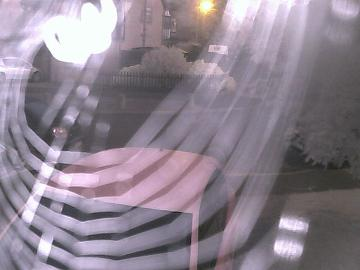
%> input picture examples/spiderweb2.jpg, 360 x 270 px
$ octave --eval "result = im_segmentation(imread('../examples/spiderweb2.jpg'));"   (GNU Octave 9; MATLAB toolbox functions it lacks are replaced by stand-ins)
%> lines starting %> are read from the running program, lines starting %| are printed output that depends on the picture; in (x1, y1, x2, y2) boxes, pixels count from 0 and x2, y2 are one past the last pixel; in counts of white or black regions, pixels touching at a corner belong together; the program's own positions count from 1
### matlab/moment_calculation.m
% [4 lines of commented-out code are left out]

function [moment1, moment2] = moment_calculation(im, im_bw)
L = bwlabel(im_bw, 8);

nums = max(max(L));

moment1 = zeros(size(im));
moment2 = zeros(size(im));
for i = [1:nums]
    cur_regions = (L ==i);
    eta = SI_Moment(im, cur_regions);
    inv_moments = Hu_Moments(eta);
    moment1 = cur_regions*inv_moments(1) + moment1;
    moment2 = cur_regions*inv_moments(2) + moment2;
%     figure,imshow(cur_regions)
end
% figure,imshow(moment1, []);
% figure,imshow(moment2, []);

end

% figure,imshow(moment1, []);
% figure,imshow(moment2, []);

### matlab/im_segmentation.m
function  im_result = im_segmentation(im)
%Input: im - the segmented image
%Output: im_result: the sementation result of im
%%
load svm_model.mat
im_o = im2double(im(:,:,1));
se = strel('disk',15);
background = imopen(im_o, se);
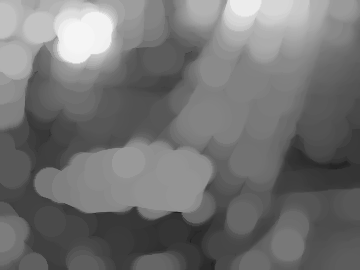
%> background: size 270x360 double; min 0.122, max 0.961, mean 0.446
im_eq = im_o - background;

% figure, imshow(im_eq, []);

se = strel('disk', 5);
im = imopen(im_eq, se);
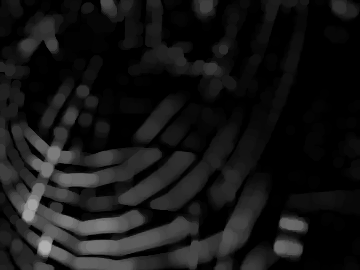
%> im: size 270x360 double; min 0, max 0.686, mean 0.0856
im_contrast = imadjust(im);
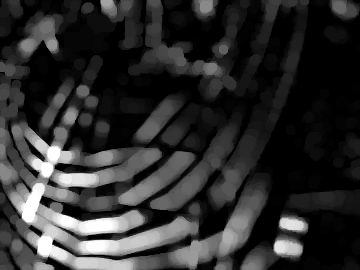
%> im_contrast: size 270x360 double; min 0, max 1, mean 0.185

im_adaptive = adapthisteq(im_contrast);
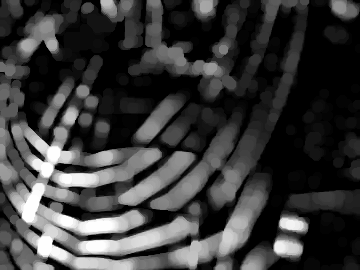
%> im_adaptive: size 270x360 double; min 0, max 1, mean 0.231

% figure, imshow(im_adaptive, []);
level = multithresh(im_adaptive);
%> level = 0.341
im_bw = im2bw(im_adaptive,level);
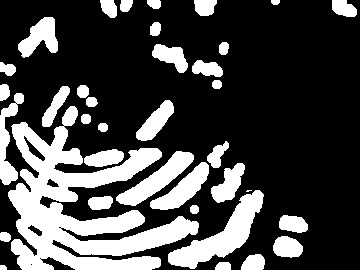
%> im_bw: size 270x360 logical; 28% white; 37 white regions (1 under 20 px), largest, box (x1, y1, x2, y2) and area: (8, 106, 199, 270) 12636, (168, 190, 264, 269) 2527, (116, 151, 194, 206) 1449
[moment1, moment2] = moment_calculation(im_eq, im_bw);
%> in moment_calculation, `L = bwlabel(im_bw, 8);`:
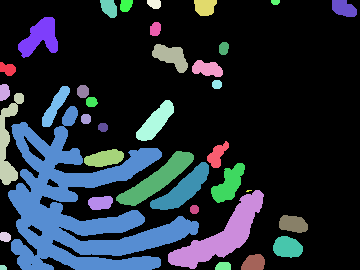
%> L: size 270x360 double; 38 distinct labels, from 0 to 37; one colour per label, 0 black
%> in moment_calculation, `nums = max(max(L));`: nums = 37
%> the loop in moment_calculation, `for i = [1:nums]` made 1 pass
%> pass 1, in moment_calculation, `cur_regions = (L ==i);`:
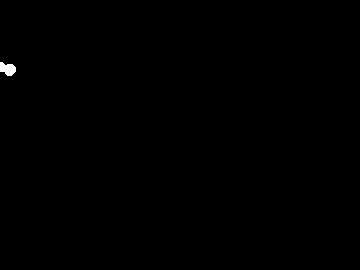
%> cur_regions: size 270x360 logical; 0.16% white; 1 white region, box (x1, y1, x2, y2) and area: (0, 62, 16, 76) 158
%> the run ends on the next line

test_moment1 = moment1(im_bw);
test_moment2 = moment2(im_bw);
test_intensity = im_eq(im_bw);

test_features = [test_moment1, test_moment2, test_intensity];
test_labels = ones(size(test_moment1));

predict_labels = libsvmpredict( test_labels, test_features, model);

im_result = reconstruction_im(im_bw, predict_labels);

end
